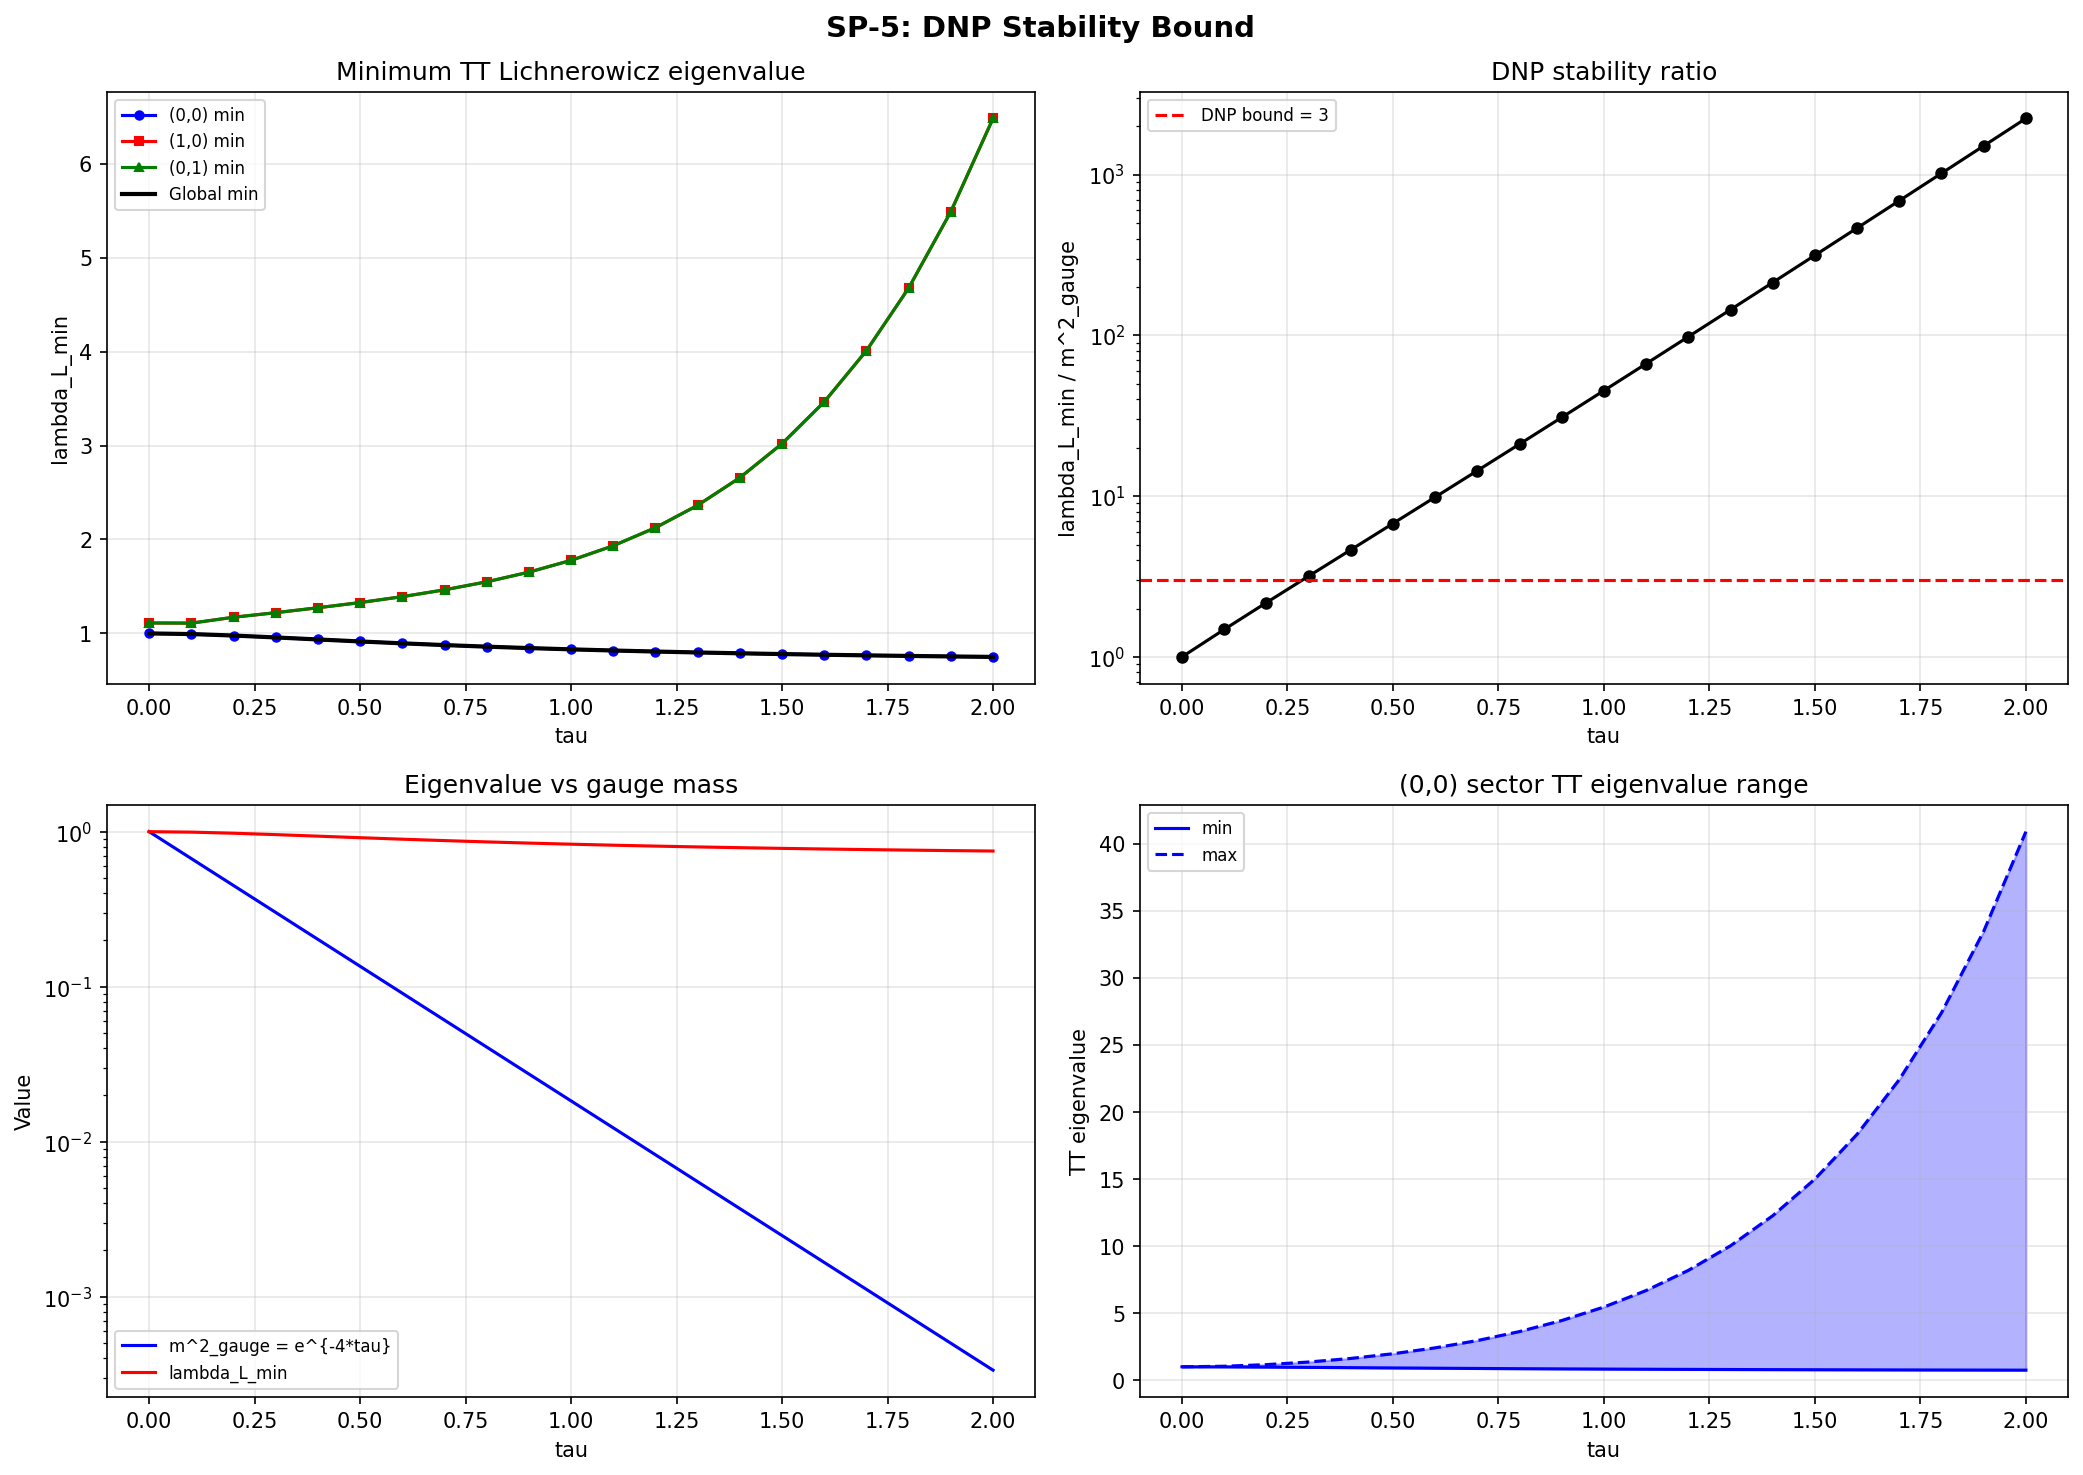

Here is the Python script that generated this plot:
"""
SP-5: DNP STABILITY BOUND lambda_L/m^2(tau)
=============================================

Session 22a -- Schwarzschild-Penrose-Geometer

Computes the minimum Lichnerowicz eigenvalue lambda_L_min(tau) on TT
2-tensors in the (0,0) sector, then forms the ratio
    lambda_L_min(tau) / m^2_gauge(tau)
where m^2_gauge ~ e^{-4*tau} from the KK gauge coupling (Session 17a).

The Duff-Nilsson-Pope (DNP) stability bound states: for TT tensors on
a compact internal manifold, stability requires lambda_L >= certain
threshold related to m^2. If lambda_L_min * e^{4*tau} drops below 3,
the TT sector is unstable.

NOTE: The l20_TT_spectrum.npz file contains only aggregate quantities
(total Casimir energy, CW potential), not individual eigenvalues. We
must re-compute the (0,0) sector Lichnerowicz eigenvalues, which is
fast (35x35 matrix per tau).

DATA SOURCES:
    - l20_lichnerowicz.py: TT eigenvalue computation infrastructure
    - r20a_riemann_tensor.py: Riemann tensor at each tau

PRE-REGISTERED Constraint GateS:
    COMPELLING: lambda_L/m^2 drops below 3 in [0.15, 0.55]   (+3-5 pp)
    INTERESTING: lambda_L/m^2 non-monotonic                    (+1-2 pp)
    NEUTRAL: lambda_L/m^2 > 3 everywhere, monotonically increasing (0 pp)
    CLOSED: lambda_L/m^2 identical at all tau (symmetry artifact)  (-1 pp)

Author: Schwarzschild-Penrose-Geometer (Session 22a)
Date: 2026-02-20
"""

import numpy as np
import sys
import os

SCRIPT_DIR = os.path.dirname(os.path.abspath(__file__))
sys.path.insert(0, SCRIPT_DIR)

from l20_lichnerowicz import (
    build_sym2_traceless_basis,
    riemann_endomorphism_on_sym2,
    ricci_endomorphism_on_sym2,
    build_lichnerowicz_on_sector,
)
from dirac_spectrum import (
    su3_generators,
    compute_structure_constants,
)
from r20a_riemann_tensor import (
    compute_riemann_tensor_ON_fast,
    ricci_from_riemann,
)

print("=" * 78)
print("  SP-5: DNP STABILITY BOUND lambda_L/m^2(tau)")
print("  Schwarzschild-Penrose-Geometer -- Session 22a")
print("=" * 78)

# ===========================================================================
# INFRASTRUCTURE
# ===========================================================================

gens = su3_generators()
f_abc = compute_structure_constants(gens)
basis = build_sym2_traceless_basis(8)
n = 8

# ===========================================================================
# PART 1: COMPUTE MINIMUM TT EIGENVALUE AT EACH TAU
# ===========================================================================

print("\n  PART 1: MINIMUM TT LICHNEROWICZ EIGENVALUE AT EACH TAU")
print()

tau_values = np.arange(0.0, 2.05, 0.1)
lambda_min_arr = []
lambda_max_arr = []
n_TT_arr = []

# Also check (1,0) and (0,1) sectors for completeness
lambda_min_10_arr = []
lambda_min_01_arr = []

print(f"  {'tau':>5}  {'lambda_min(0,0)':>15}  {'lambda_max(0,0)':>15}  {'n_TT':>5}  {'lambda_min(1,0)':>15}  {'lambda_min(0,1)':>15}")
print(f"  {'-----':>5}  {'---------------':>15}  {'---------------':>15}  {'-----':>5}  {'---------------':>15}  {'---------------':>15}")

for tau in tau_values:
    # Build geometric infrastructure
    R_abcd = compute_riemann_tensor_ON_fast(tau)
    Ric = ricci_from_riemann(R_abcd)
    R_endo = riemann_endomorphism_on_sym2(R_abcd, basis)
    Ric_endo = ricci_endomorphism_on_sym2(Ric, basis)

    # (0,0) sector -- this is where the global minimum lives
    evals_TT_00, n_TT_00, n_full_00 = build_lichnerowicz_on_sector(
        0, 0, tau, R_abcd, basis, R_endo, Ric_endo, gens, f_abc, n
    )

    if len(evals_TT_00) > 0:
        lmin_00 = np.min(evals_TT_00)
        lmax_00 = np.max(evals_TT_00)
    else:
        lmin_00 = np.nan
        lmax_00 = np.nan

    lambda_min_arr.append(lmin_00)
    lambda_max_arr.append(lmax_00)
    n_TT_arr.append(n_TT_00)

    # (1,0) sector
    try:
        evals_TT_10, _, _ = build_lichnerowicz_on_sector(
            1, 0, tau, R_abcd, basis, R_endo, Ric_endo, gens, f_abc, n
        )
        lmin_10 = np.min(evals_TT_10) if len(evals_TT_10) > 0 else np.nan
    except Exception:
        lmin_10 = np.nan

    # (0,1) sector
    try:
        evals_TT_01, _, _ = build_lichnerowicz_on_sector(
            0, 1, tau, R_abcd, basis, R_endo, Ric_endo, gens, f_abc, n
        )
        lmin_01 = np.min(evals_TT_01) if len(evals_TT_01) > 0 else np.nan
    except Exception:
        lmin_01 = np.nan

    lambda_min_10_arr.append(lmin_10)
    lambda_min_01_arr.append(lmin_01)

    print(f"  {tau:5.2f}  {lmin_00:15.8f}  {lmax_00:15.8f}  {n_TT_00:5d}  {lmin_10:15.8f}  {lmin_01:15.8f}")

lambda_min_arr = np.array(lambda_min_arr)
lambda_max_arr = np.array(lambda_max_arr)
n_TT_arr = np.array(n_TT_arr)
lambda_min_10_arr = np.array(lambda_min_10_arr)
lambda_min_01_arr = np.array(lambda_min_01_arr)

# ===========================================================================
# PART 2: GLOBAL MINIMUM ACROSS LOW SECTORS
# ===========================================================================

print("\n  PART 2: GLOBAL MINIMUM ACROSS SECTORS (0,0), (1,0), (0,1)")
print()

# Global min at each tau
global_min = np.minimum(lambda_min_arr, np.minimum(lambda_min_10_arr, lambda_min_01_arr))

print(f"  {'tau':>5}  {'global_min':>12}  {'source':>8}")
print(f"  {'-----':>5}  {'----------':>12}  {'--------':>8}")
for i, tau in enumerate(tau_values):
    gmin = global_min[i]
    if gmin == lambda_min_arr[i]:
        src = "(0,0)"
    elif gmin == lambda_min_10_arr[i]:
        src = "(1,0)"
    else:
        src = "(0,1)"
    print(f"  {tau:5.2f}  {gmin:12.8f}  {src:>8}")

# ===========================================================================
# PART 3: DNP RATIO lambda_L_min / m^2_gauge
# ===========================================================================

print("\n  PART 3: DNP RATIO lambda_L_min(tau) * e^{4*tau}")
print()

# m^2_gauge(tau) ~ g_1^2(tau) ~ e^{-4*tau}
# Ratio = lambda_L_min(tau) / m^2_gauge(tau) ~ lambda_L_min(tau) * e^{4*tau}

m2_gauge = np.exp(-4 * tau_values)
ratio = global_min / m2_gauge  # = global_min * e^{4*tau}

print(f"  {'tau':>5}  {'lambda_L_min':>12}  {'m2_gauge':>12}  {'ratio':>12}  {'DNP bound':>10}")
print(f"  {'-----':>5}  {'----------':>12}  {'----------':>12}  {'----------':>12}  {'----------':>10}")
for i, tau in enumerate(tau_values):
    bound_status = "STABLE" if ratio[i] >= 3.0 else "UNSTABLE"
    print(f"  {tau:5.2f}  {global_min[i]:12.8f}  {m2_gauge[i]:12.8f}  {ratio[i]:12.4f}  {bound_status:>10}")

print()
print(f"  Minimum ratio: {np.min(ratio):.4f} at tau={tau_values[np.argmin(ratio)]:.2f}")
print(f"  Maximum ratio: {np.max(ratio):.4f} at tau={tau_values[np.argmax(ratio)]:.2f}")
print(f"  Ratio at tau=0.00: {ratio[0]:.4f}")
print(f"  Ratio at tau=0.30: {ratio[3]:.4f}")
print(f"  Ratio at tau=0.50: {ratio[5]:.4f}")

# Check DNP bound violation
dnp_violated = np.any(ratio < 3.0)
if dnp_violated:
    violated_idx = np.where(ratio < 3.0)[0]
    print(f"\n  *** DNP BOUND VIOLATED at tau = {tau_values[violated_idx]} ***")
else:
    print(f"\n  DNP bound satisfied everywhere (ratio >= 3.0): {not dnp_violated}")

# ===========================================================================
# PART 4: MONOTONICITY CHECK
# ===========================================================================

print("\n  PART 4: MONOTONICITY ANALYSIS")
print()

# Check if ratio is monotonic
diffs = np.diff(ratio)
monotone_increasing = np.all(diffs > 0)
monotone_decreasing = np.all(diffs < 0)
non_monotonic = not (monotone_increasing or monotone_decreasing)

print(f"  Ratio monotonically increasing: {monotone_increasing}")
print(f"  Ratio monotonically decreasing: {monotone_decreasing}")
print(f"  Non-monotonic: {non_monotonic}")

if non_monotonic:
    # Find local extrema
    for i in range(1, len(ratio) - 1):
        if ratio[i] > ratio[i-1] and ratio[i] > ratio[i+1]:
            print(f"  Local maximum at tau={tau_values[i]:.2f}: ratio={ratio[i]:.4f}")
        elif ratio[i] < ratio[i-1] and ratio[i] < ratio[i+1]:
            print(f"  Local minimum at tau={tau_values[i]:.2f}: ratio={ratio[i]:.4f}")

# Also check: lambda_L_min itself -- is it monotonic?
diffs_lmin = np.diff(global_min)
lmin_monotone_inc = np.all(diffs_lmin > 0)
lmin_monotone_dec = np.all(diffs_lmin < 0)
print(f"\n  lambda_L_min monotonically increasing: {lmin_monotone_inc}")
print(f"  lambda_L_min monotonically decreasing: {lmin_monotone_dec}")

# ===========================================================================
# PART 5: Constraint Gate ASSESSMENT
# ===========================================================================

print("\n  PART 5: Constraint Gate ASSESSMENT")
print()

all_equal = np.all(np.abs(ratio - ratio[0]) < 1e-4)

if all_equal:
    verdict = "CLOSED"
    detail = "lambda_L/m^2 identical at all tau (symmetry artifact)"
    prob_shift = "-1 pp"
elif dnp_violated:
    # Check if violation is in physical window
    phys_window = (tau_values >= 0.15) & (tau_values <= 0.55)
    if np.any(ratio[phys_window] < 3.0):
        verdict = "COMPELLING"
        detail = f"DNP bound violated in physical window at tau = {tau_values[phys_window & (ratio < 3.0)]}"
        prob_shift = "+3-5 pp"
    else:
        verdict = "INTERESTING"
        detail = "DNP bound violated but outside physical window"
        prob_shift = "+1-2 pp"
elif non_monotonic:
    verdict = "INTERESTING"
    detail = "lambda_L/m^2 non-monotonic (structure in ratio)"
    prob_shift = "+1-2 pp"
else:
    verdict = "NEUTRAL"
    detail = "lambda_L/m^2 > 3 everywhere, monotonic"
    prob_shift = "0 pp"

print(f"  *** VERDICT: {verdict} ***")
print(f"  Detail: {detail}")
print(f"  Probability shift: {prob_shift}")
print()

# ===========================================================================
# SAVE DATA
# ===========================================================================

np.savez(os.path.join(SCRIPT_DIR, 's22a_dnp_bound.npz'),
         tau=tau_values,
         lambda_min_00=lambda_min_arr,
         lambda_max_00=lambda_max_arr,
         lambda_min_10=lambda_min_10_arr,
         lambda_min_01=lambda_min_01_arr,
         global_min=global_min,
         m2_gauge=m2_gauge,
         ratio=ratio,
         n_TT_00=n_TT_arr,
         verdict=np.array([verdict]),
         prob_shift=np.array([prob_shift]),
)
print(f"  Data saved: computations/session-22/s22a_dnp_bound.npz")

# ===========================================================================
# PLOT
# ===========================================================================

import matplotlib
matplotlib.use('Agg')
import matplotlib.pyplot as plt

fig, axes = plt.subplots(2, 2, figsize=(14, 10))

# Panel 1: lambda_L_min vs tau
ax1 = axes[0, 0]
ax1.plot(tau_values, lambda_min_arr, 'bo-', label='(0,0) min', markersize=4)
ax1.plot(tau_values, lambda_min_10_arr, 'rs-', label='(1,0) min', markersize=4)
ax1.plot(tau_values, lambda_min_01_arr, 'g^-', label='(0,1) min', markersize=4)
ax1.plot(tau_values, global_min, 'k-', linewidth=2, label='Global min')
ax1.set_xlabel('tau')
ax1.set_ylabel('lambda_L_min')
ax1.set_title('Minimum TT Lichnerowicz eigenvalue')
ax1.legend(fontsize=8)
ax1.grid(True, alpha=0.3)

# Panel 2: DNP ratio
ax2 = axes[0, 1]
ax2.plot(tau_values, ratio, 'ko-', markersize=5)
ax2.axhline(y=3.0, color='red', linestyle='--', label='DNP bound = 3')
ax2.set_xlabel('tau')
ax2.set_ylabel('lambda_L_min / m^2_gauge')
ax2.set_title('DNP stability ratio')
ax2.legend(fontsize=8)
ax2.grid(True, alpha=0.3)
ax2.set_yscale('log')

# Panel 3: m^2_gauge vs tau
ax3 = axes[1, 0]
ax3.plot(tau_values, m2_gauge, 'b-', label='m^2_gauge = e^{-4*tau}')
ax3.plot(tau_values, global_min, 'r-', label='lambda_L_min')
ax3.set_xlabel('tau')
ax3.set_ylabel('Value')
ax3.set_title('Eigenvalue vs gauge mass')
ax3.legend(fontsize=8)
ax3.grid(True, alpha=0.3)
ax3.set_yscale('log')

# Panel 4: (0,0) TT eigenvalue range
ax4 = axes[1, 1]
ax4.fill_between(tau_values, lambda_min_arr, lambda_max_arr, alpha=0.3, color='blue')
ax4.plot(tau_values, lambda_min_arr, 'b-', label='min')
ax4.plot(tau_values, lambda_max_arr, 'b--', label='max')
ax4.set_xlabel('tau')
ax4.set_ylabel('TT eigenvalue')
ax4.set_title('(0,0) sector TT eigenvalue range')
ax4.legend(fontsize=8)
ax4.grid(True, alpha=0.3)

plt.suptitle('SP-5: DNP Stability Bound', fontsize=14, fontweight='bold')
plt.tight_layout()
plt.savefig(os.path.join(SCRIPT_DIR, 's22a_dnp_bound.png'), dpi=150, bbox_inches='tight')
print(f"  Plot saved: computations/session-22/s22a_dnp_bound.png")

# ===========================================================================
# SUMMARY
# ===========================================================================

print("\n" + "=" * 78)
print("  SP-5 SUMMARY: DNP STABILITY BOUND")
print("=" * 78)
print()
print(f"  lambda_L_min range: [{np.min(global_min):.8f}, {np.max(global_min):.8f}]")
print(f"  DNP ratio range: [{np.min(ratio):.4f}, {np.max(ratio):.4f}]")
print(f"  DNP bound (>= 3) violated: {dnp_violated}")
print(f"  Ratio monotonic: {monotone_increasing or monotone_decreasing}")
print()
print(f"  *** VERDICT: {verdict} ***")
print(f"  {detail}")
print(f"  Probability shift: {prob_shift}")
print()
print("=" * 78)
